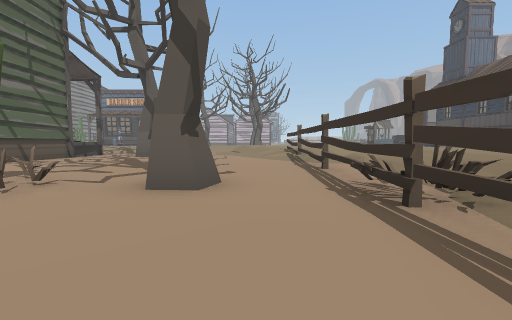
view 1 (above)

22 first-person views from a walk through a Unity game level. The camera is 1.2 m above the floor, tilts 4° down and sees 90° across. Doors are open. The floor is counted in squares, 2.02 m on a side. Each view is taken from the middle of a square. On the plan, view 1 faces up. The plan holds only what a view shows up to about 9 squares ahead; the rest is blank. The place goes on beyond the plan. The player is left out.

view 2
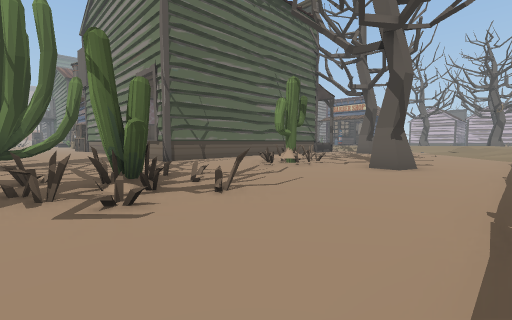

view 3
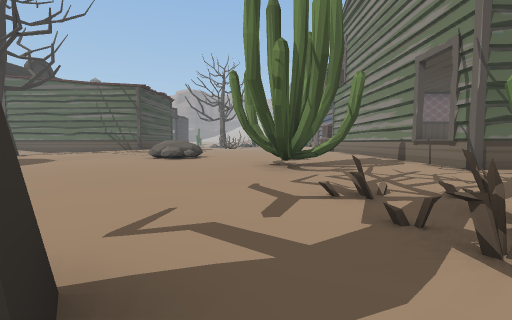

view 4
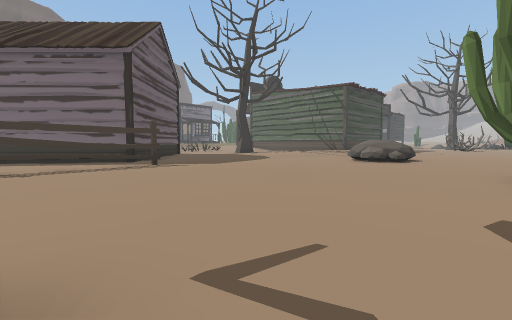

view 5
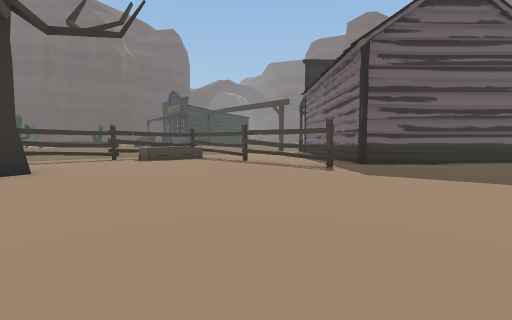

view 6
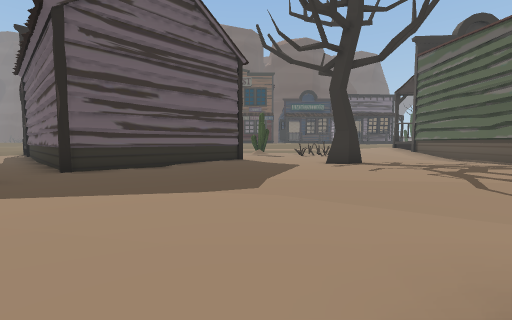

view 7
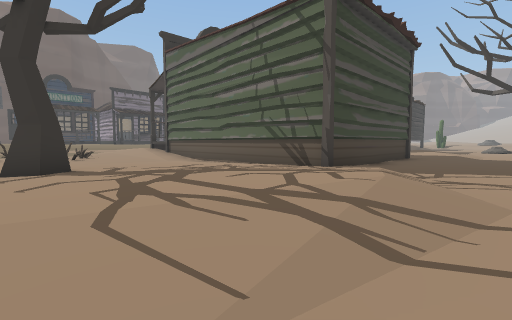

view 8
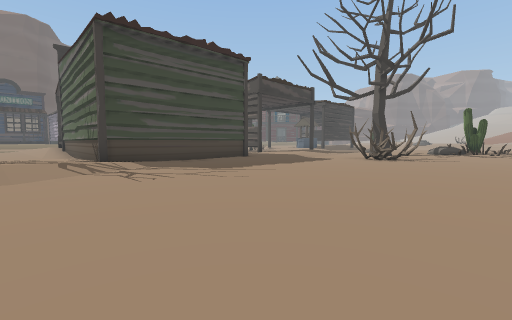

view 9
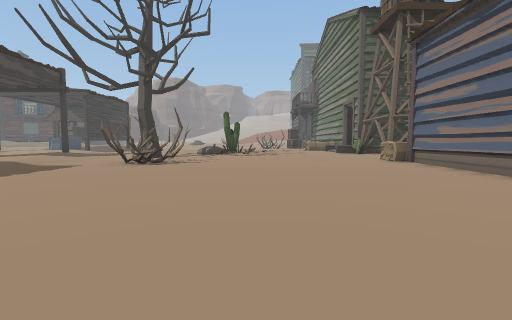

view 10
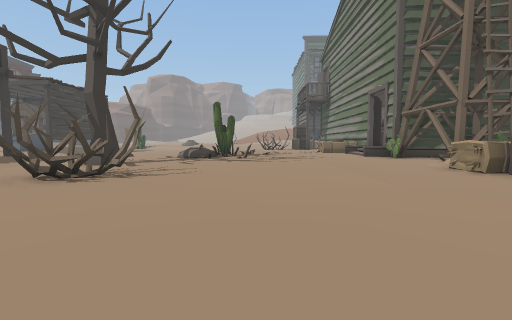

view 11
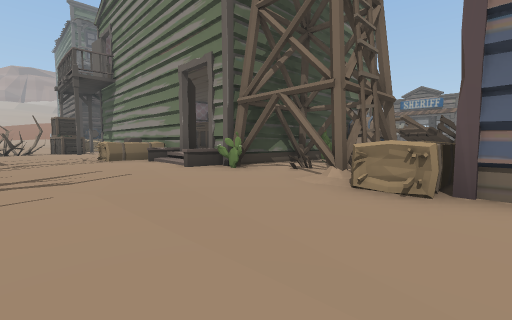

view 12
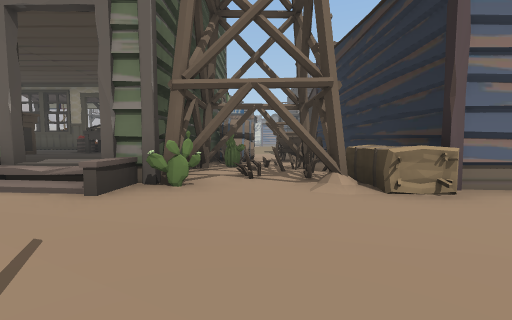

view 13
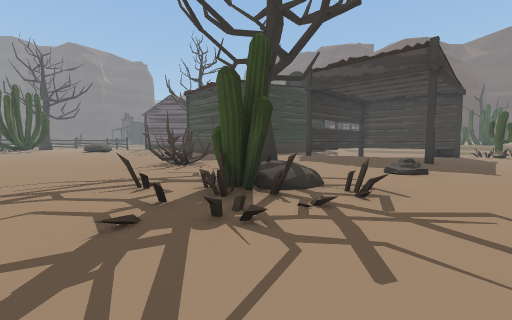

view 14
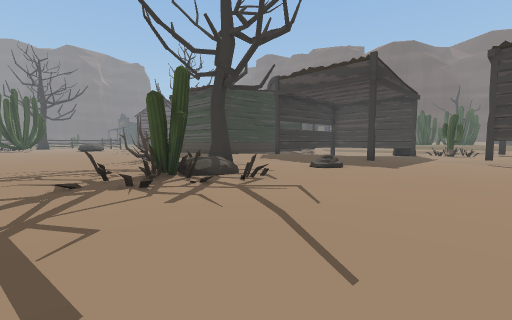

view 15
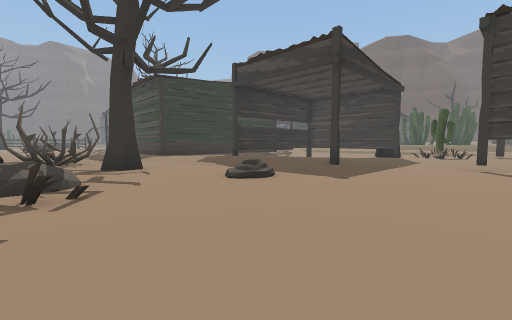

view 16
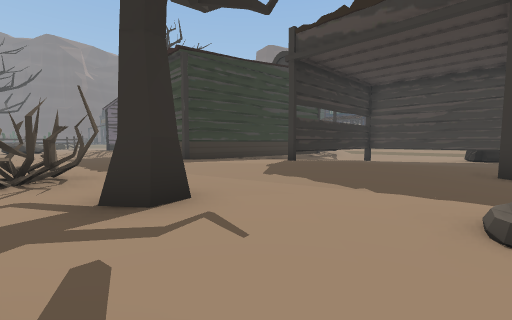

view 17
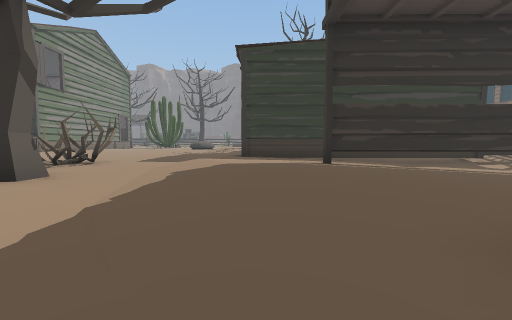

view 18
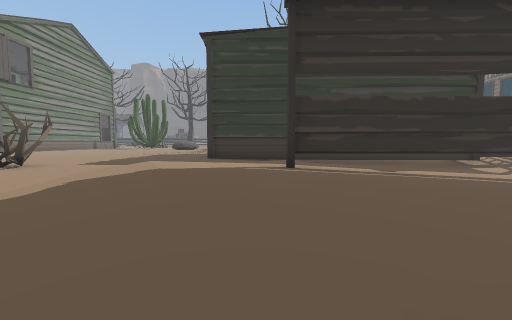

view 19
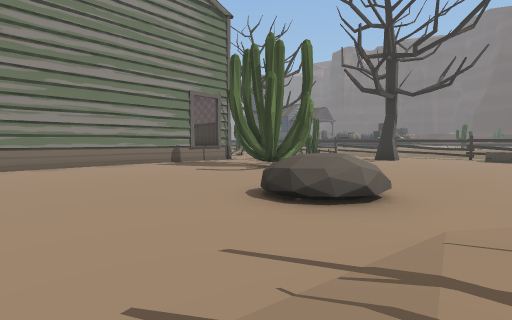

view 20
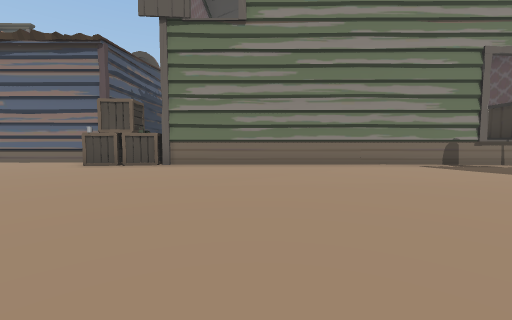

view 21
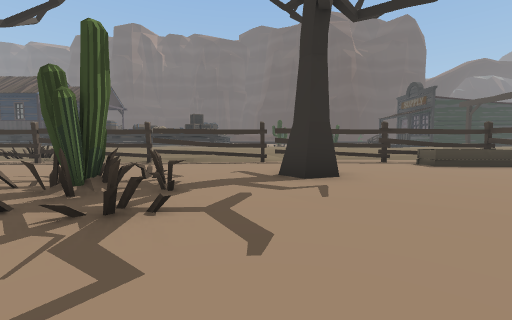

view 22
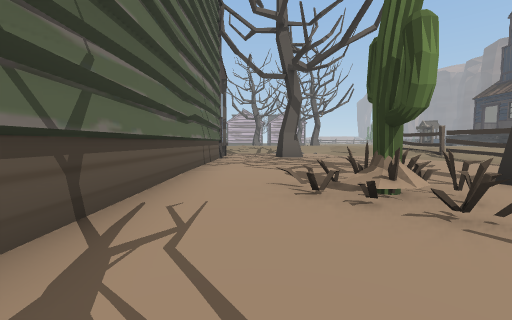

### Floor plan
Key: @ floor where view 1 was taken; # wall or solid block; x gap in a wall; . main floor; : floor 0.25 m higher than the main floor; - floor 0.25 m lower than the main floor; + floor 0.5 m higher than the main floor; * floor 0.75 m higher than the main floor; / step, stairs or slope; D open door; = window, fence, low wall or low ledge; ^ raised ledge; T thing the floor can be seen under or through; O other object.
Columns run from 33 left of view 1 to 6 right of it. Each row starts with its distance up from view 1.
  9                            =:O::::x//
  8                            #:::::.#://*
  7  OO   ####                 #:::::.#.//*+
  6  *OO  ####                 #::::..#./+**
  5 #***  OO=##                #::....#.//*
  4   **  OOO #                #:=..O..#/+
  3   ***##=#O#                #.##.O..#/
  2  #  *#O#OO# ###            #.//..../
  1  OO//DO::O.....OO########  #......#//
  0 ::O::::::::..........:....D......@=//
 -1 :::::::::::...................#=..#//
 -2 ::::::::::...............#....##..#/
 -3 ::::::=::................###.=.=.../
 -4 :::/#/:::................#........#//
 -5 :::///::.......................OO.#./
 -6 :::::/:..##...........O...........T./
 -7 ::::::.O.##...........OO..........T./
 -8 :::...............................T./
 -9 .........://....../////..........^^./
-10 ......//::::::../::++::/.........^=
-11 ...../:+::::######:::::::....TTx#
-12 ...../:::::.#    #:::::::.......
-13 ....#::::T..#    #:::::.....#...
-14 #....::..T..#    #.::OO....####.
-15 ... .....T.-#    #..../...##  ##.
-16 :.  ..  .T--#    #.......##    ##

Positions as (right, up) in squares from view 1, and headings:
1: (0, 0), facing up
2: (1, -3), facing up-left
3: (-1, -4), facing left
4: (-2, -4), facing down-left
5: (-8, -5), facing down-right
6: (-9, -7), facing down
7: (-11, -8), facing down-left
8: (-14, -3), facing down-left
9: (-16, -3), facing left
10: (-19, -3), facing left
11: (-23, -2), facing up-left
12: (-26, -2), facing up
13: (-31, -2), facing down-right
14: (-33, -2), facing down-right
15: (-33, -5), facing down-right
16: (-29, -6), facing down-right
17: (-30, -11), facing right
18: (-29, -12), facing right
19: (-14, -9), facing up-right
20: (-14, -6), facing up
21: (-6, -4), facing right
22: (-5, 0), facing up
